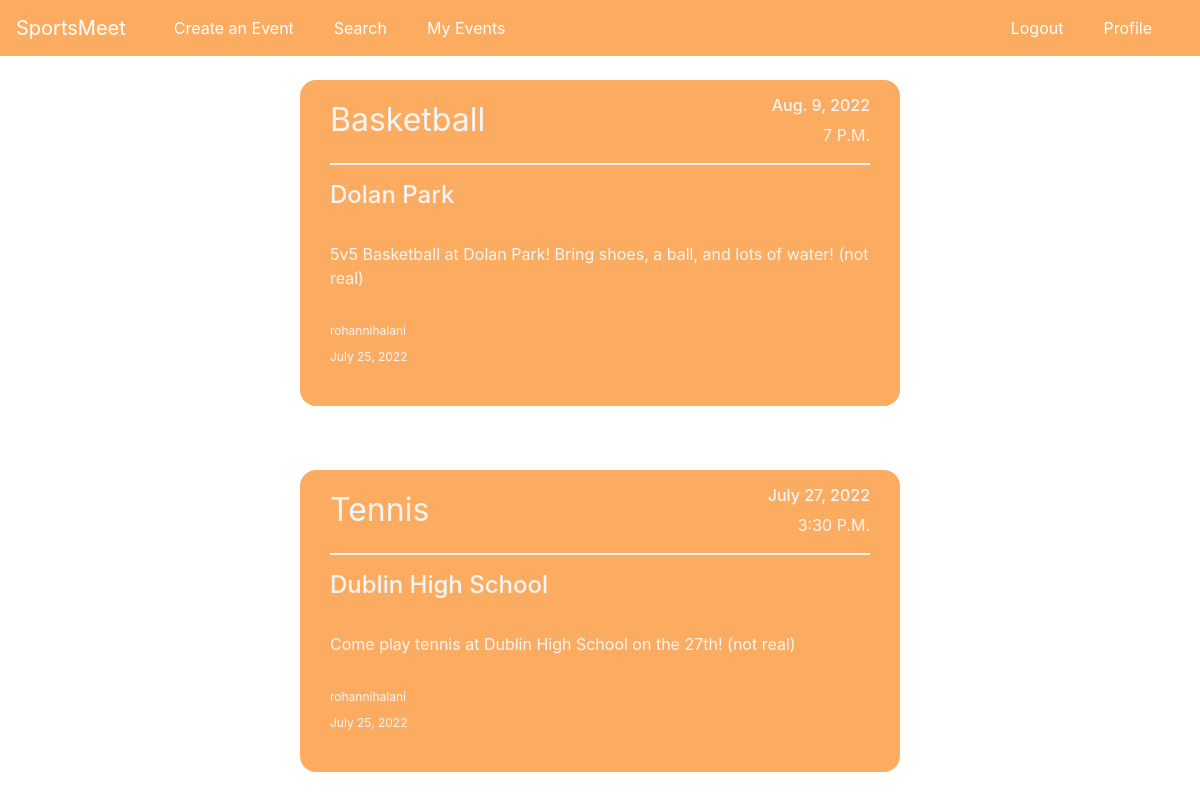
Before: /home/ (signed in) with the older database file.
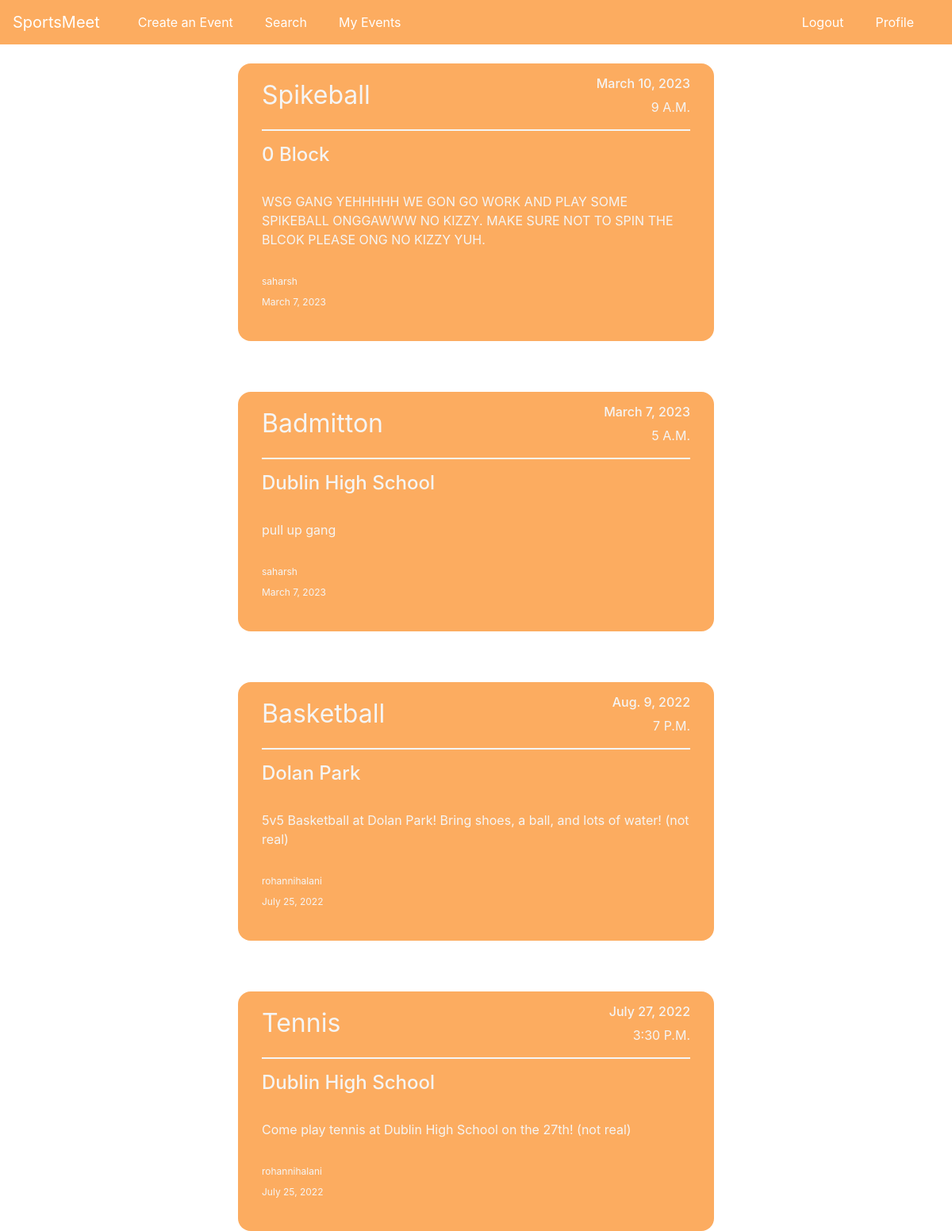
After: the same page with the newer database file.
### home/models.py (models this page shows, shortened)
class Post(real_models.Model):
    sport = real_models.CharField(max_length=100)
    location = real_models.CharField(max_length=200)
    date = real_models.DateField(default=timezone.now)
    time = real_models.TimeField(default=timezone.now)
    content = real_models.TextField()
    author = real_models.ForeignKey(User, on_delete=real_models.CASCADE, null=True)
    date_posted = real_models.DateTimeField(default=timezone.now)

### home/views.py (the view)
# urls.py: path('home/', views.PostListView.as_view(), name="main-page"),
class PostListView(LoginRequiredMixin, ListView):
    model = Post
    template_name = 'home/main.html'
    context_object_name = 'posts'
    ordering = ['-date_posted']

### home/templates/home/main.html (shortened to what this page needs)
{% extends 'home/main_base.html' %}
{% block content %}
<div class="entire-container">
    {% for post in posts %}
        <div class="all-posts">
            <article class="media content-section post-center">
                <div class="individual-post">
                    <div class="top">
                        <a href="{% url 'post-detail' post.id %}">{{post.sport}}</a>
                        <div class="date-time">
                            <h6>{{post.date}}</h6>
                            <p>{{post.time}}</p>
                        </div>
                    </div>
                    <div class="underline"></div>
                    <div class="middle">
                        <h4>{{post.location}}</h4>
                        <p>{{post.content}}</p>
                    </div>
                    <div class="bottom">
                        <p>{{post.author}}</p>
                        <p class="date-posted">{{post.date_posted|date:"F j, Y"}}</p>
                    </div>
                </div>
            </article>
        </div>
{% endfor %}
</div>
{% endblock %}

### home/templates/home/main_base.html (shortened to what this page needs)
<!DOCTYPE html>
<html lang="en">
<head>
    <link
      rel="stylesheet"
      href="https://cdn.jsdelivr.net/npm/bootstrap@4.0.0/dist/css/bootstrap.min.css"
    />
</head>
<body>
     <nav
      class="navbar navbar-expand-md navbar-dark fixed-top navy-nav"
      style="background-color: #fcac60"
    >
      <a class="navbar-brand" href="{% url 'main-page' %}">SportsMeet</a>
      <div class="collapse navbar-collapse" id="navbarsExampleDefault">
        <ul class="navbar-nav mr-auto">
          <li class="nav-item active ml-4">
            <a class="nav-link" href="{% url 'create-page' %}"
              >Create an Event</a>
          </li>
          <li class="nav-item active ml-4">
            <a class="nav-link" href="{% url 'filter-options' %}">Search</a>
          </li>
          <li class="nav-item active ml-4">
            <a class="nav-link" href="{% url 'user-posts' user.username  %}">My Events</a>
          </li>
        </ul>
        <ul class="navbar-nav ml-auto">
            <li class="nav-item active mr-4">
                <a href="{% url 'logout-page' %}" class="nav-link">
                    Logout
                </a>
            </li>
            <li class="nav-item active mr-4">
                <a href="{% url 'profile-page' %}" class="nav-link">
                    Profile
                </a>
            </li>
        </ul>
      </div>
    </nav>
    {% block content%}
    {% endblock %}
</body>
</html>

### home/templates/home/main.html (style rules this page uses)
.post-center { display: grid; place-items: center; background-color: #fcac60; border-radius: 1rem; width: 50%; }
.all-posts { display: grid; place-items: center; margin-top: 4rem; }
.entire-container { margin-top: 5rem; }
.individual-post { margin: 1rem; width: 90%; }
.top { display: grid; grid-template-columns: 1fr 1fr; width: 100%; }
.top a { text-align: left; text-transform: capitalize; color: whitesmoke; font-size: 2rem; }
.date-time { text-align: right; color: whitesmoke; }
.date-time p { text-transform: uppercase; }
.middle { margin-top: 1rem; color: whitesmoke; }
.middle p { margin-top: 2rem; }
.bottom { display: grid; padding-top: 1rem; grid-template-rows: 1fr 1fr; color: whitesmoke; }
.bottom p { font-size: 0.75rem; }
.date-posted { margin-top: -0.5rem; padding-top: -0.5rem; }
.underline { border: 1px solid whitesmoke; }

Changed rows visible on the page:
added Post: sport "Spikeball", date "March 10, 2023", time "9 A.M.", location "0 Block", content "WSG GANG YEHHHHH WE GON GO WORK AND PLAY SOME SPIKEBALL ONGGAWWW NO KIZZY. MAKE SURE NOT TO SPIN THE BLCOK PLEASE ONG NO KIZZY YUH.", author "saharsh", date_posted "March 7, 2023"
added Post: sport "Badmitton", date "March 7, 2023", time "5 A.M.", location "Dublin High School", content "pull up gang", author "saharsh", date_posted "March 7, 2023"
